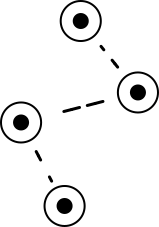
#> input picture multi-scale-templatematching/punchline.png, 159 x 227 px
$ jupyter execute 'multiple_template_multi_cale copy.ipynb'
#> lines starting #> are read from the running program, lines starting #| are printed output that depends on the picture; after the words box and inside, x2 and y2 are one past the last pixel; in counts of white or black regions, pixels touching at a corner belong together
[cell 1]
import numpy as np
import imutils
import cv2
import matplotlib.pyplot as plt
from imutils.object_detection import non_max_suppression

[cell 2]
img = cv2.imread("punchline.png")
#> img is the input picture: shape (227, 159, 3); min 0, max 255, mean 240.6

template = cv2.imread("template.png")
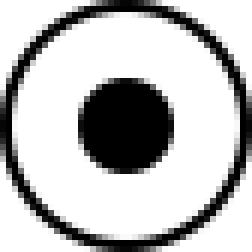
#> input picture multi-scale-templatematching/template.png, 42 x 42 px (shown 6 times larger)
#> template is the input picture: shape (42, 42, 3); min 0, max 255, mean 189.8

[cell 3]
template = cv2.cvtColor(template, cv2.COLOR_BGR2GRAY)
#> template: shape (42, 42)
template = cv2.blur(template,(2,2))
template = cv2.Canny(template, 50, 200)
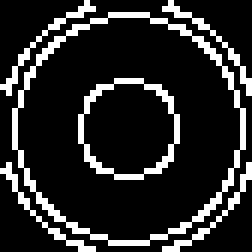
#> template: shape (42, 42) (shown 6 times larger); 15.9% white in thin lines or dots
template = imutils.resize(template, width = int(template.shape[1] * 0.5))
#> template: shape (21, 21)
(tH, tW) = template.shape[:2]
#> tH = 21; tW = 21
plt.imshow(template,cmap="gray")

[cell 4]
rects = []
def multiscale_template_match(image, template):
    gray = cv2.cvtColor(image, cv2.COLOR_BGR2GRAY)
    gray = cv2.blur(gray,(3,3))
    gray = cv2.Canny(gray,50,200)
#> gray: shape (227, 159); 4.3% white in thin lines or dots

    found = None
    for scale in np.linspace(0.2, 1, 20)[::-1]:
        resized = imutils.resize(gray, width = int(gray.shape[1] * scale))
        r = gray.shape[1] / float(resized.shape[1])
        # if the resized image is smaller than the template, then break
        # from the loop
        if resized.shape[0] < tH or resized.shape[1] < tW:
            break
        edged = cv2.Canny(resized, 50, 200)
        result = cv2.matchTemplate(edged, template, cv2.TM_CCOEFF)
        (_, maxVal, _, maxLoc) = cv2.minMaxLoc(result)
        if found is None or maxVal > found[0]:
            found = (maxVal, maxLoc, r)
#> this loop made 20 passes
#> (maxVal, found) on passes 1, 2, 4, 5, 6, 10, 11: (379512.8, (379512.8, (29, 130), 1)), (472296.4, (472296.4, (32, 127), 1.05)), (541036.9, (541036.9, (44, 162), 1.15)), (642162.9, (642162.9, (99, 64), 1.2)), (643328.3, (643328.3, (41, 155), 1.27)), (817857.6, (817857.6, (74, 46), 1.62)), (977123.1, (977123.1, (1, 60), 1.73))
#> (maxVal, maxLoc) on passes 3, 7, 8, 9, 12, 13: (470948.3, (48, 170)), (641069.8, (8, 80)), (553932.9, (32, 134)), (392517.6, (29, 119)), (720374.5, (23, 98)), (710466.2, (57, 36))
#> edged: shape (44, 31); 14.6% white in thin lines or dots

    (_, maxLoc, r) = found
#> maxLoc = (1, 60); r = 1.73
    (startX, startY) = (int(maxLoc[0] * r), int(maxLoc[1] * r))
#> startX = 1; startY = 103
    (endX, endY) = (int((maxLoc[0] + tW) * r), int((maxLoc[1] + tH) * r))
#> endX = 38; endY = 139
    rects.append((startX, startY, endX, endY))

    cv2.rectangle(image, (startX, startY), (endX, endY), (0, 0, 255), -1)
#> image: shape (227, 159, 3); 3.9% of pixels changed, all inside (x1, y1, x2, y2) = (1, 103, 39, 140)
    # plt.figure()
    # plt.imshow(image)
    if found is not None:
        return True,clone
    else: return False,clone

[cell 5]
clone = img.copy()
clone2 = img.copy()
# [6 lines of commented-out code are left out]
multiscale_template_match(clone,template)
multiscale_template_match(clone,template)
#> in multiscale_template_match (call 2), `gray = cv2.Canny(gray,50,200)`: gray: shape (227, 159); 3.9% white in thin lines or dots
#> the loop in multiscale_template_match (call 2), `for scale in np.linspace(0.2, 1, 20)[::-1]:` made 20 passes
#> (maxVal, found) on passes 1, 2, 3, 4, 5, 6, 10, 11: (419001.3, (419001.3, (11, 124), 1)), (463298.6, (463298.6, (44, 176), 1.05)), (470948.6, (470948.6, (48, 170), 1.1)), (541036.9, (541036.9, (44, 162), 1.15)), (642162.8, (642162.8, (99, 64), 1.2)), (643328.3, (643328.3, (41, 155), 1.27)), (817857.6, (817857.6, (74, 46), 1.62)), (944483.1, (944483.1, (36, 1), 1.73))
#> (maxVal, maxLoc) on passes 7, 8, 9, 12, 13, 14: (561983.3, (40, 142)), (553932.9, (32, 134)), (395796.3, (5, 64)), (720374.5, (23, 98)), (710466.2, (57, 36)), (360606.3, (0, 44))
#> pass 1, in multiscale_template_match (call 2), `result = cv2.matchTemplate(edged, template, cv2.TM_CCOEFF)`:
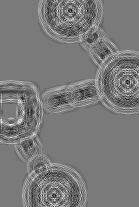
#> result: shape (207, 139) float32; min -387782.2, max 419001.3, mean -157.3; drawn with min black and max white
#> after the loop in multiscale_template_match (call 2), `for scale in np.linspace(0.2, 1, 20)[::-1]:`: edged: shape (44, 31); 15% white in thin lines or dots
#> in multiscale_template_match (call 2), `(_, maxLoc, r) = found`: maxLoc = (36, 1); r = 1.73
#> in multiscale_template_match (call 2), `(startX, startY) = (int(maxLoc[0] * r), int(maxLoc[1] * r))`: startX = 62; startY = 1
#> in multiscale_template_match (call 2), `(endX, endY) = (int((maxLoc[0] + tW) * r), int((maxLoc[1] + tH) * r))`: endX = 98; endY = 38
#> in multiscale_template_match (call 2), `cv2.rectangle(image, (startX, startY), (endX, endY), (0, 0, 255), -1)`: image: shape (227, 159, 3); mean B, G, R 225.7, 225.7, 245.6
multiscale_template_match(clone,template)
#> in multiscale_template_match (call 3), `gray = cv2.Canny(gray,50,200)`: gray: shape (227, 159); 3.4% white in thin lines or dots
#> the loop in multiscale_template_match (call 3), `for scale in np.linspace(0.2, 1, 20)[::-1]:` made 20 passes
#> (maxVal, found) on passes 1, 2, 3, 4, 5, 6, 10, 11: (458963.6, (458963.6, (59, 20), 1)), (463298.6, (463298.6, (44, 176), 1.05)), (470948.6, (470948.6, (48, 170), 1.1)), (541036.9, (541036.9, (44, 162), 1.15)), (642162.8, (642162.8, (99, 64), 1.2)), (643328.3, (643328.3, (41, 155), 1.27)), (817857.9, (817857.9, (74, 46), 1.62)), (934137.9, (934137.9, (27, 108), 1.73))
#> (maxVal, maxLoc) on passes 7, 8, 9, 12, 13, 14: (561983.3, (40, 142)), (553932.9, (32, 134)), (406797.7, (37, 4)), (720374.5, (23, 98)), (710465.9, (57, 36)), (360606.2, (0, 44))
#> pass 1, in multiscale_template_match (call 3), `result = cv2.matchTemplate(edged, template, cv2.TM_CCOEFF)`:
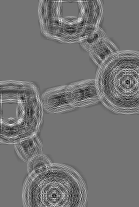
#> result: shape (207, 139) float32; min -387782.2, max 458963.6, mean 113.2; drawn with min black and max white
#> after the loop in multiscale_template_match (call 3), `for scale in np.linspace(0.2, 1, 20)[::-1]:`: edged: shape (44, 31); 15.5% white in thin lines or dots
#> after the loop in multiscale_template_match (call 3), `for scale in np.linspace(0.2, 1, 20)[::-1]:`:
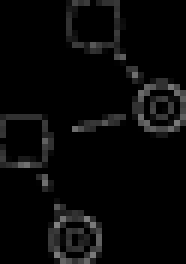
#> resized: shape (44, 31) (shown 6 times larger); min 0, max 129, mean 8.7
#> in multiscale_template_match (call 3), `(_, maxLoc, r) = found`: maxLoc = (27, 108); r = 1.73
#> in multiscale_template_match (call 3), `(startX, startY) = (int(maxLoc[0] * r), int(maxLoc[1] * r))`: startX = 46; startY = 186
#> in multiscale_template_match (call 3), `(endX, endY) = (int((maxLoc[0] + tW) * r), int((maxLoc[1] + tH) * r))`: endX = 82; endY = 222
#> in multiscale_template_match (call 3), `cv2.rectangle(image, (startX, startY), (endX, endY), (0, 0, 255), -1)`:
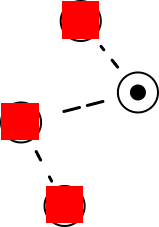
#> image: shape (227, 159, 3); mean B, G, R 218.4, 218.4, 247.9
multiscale_template_match(clone,template)
#> in multiscale_template_match (call 4), `gray = cv2.Canny(gray,50,200)`: gray: shape (227, 159); 2.9% white in thin lines or dots
#> the loop in multiscale_template_match (call 4), `for scale in np.linspace(0.2, 1, 20)[::-1]:` made 20 passes
#> (maxVal, maxLoc) on passes 2, 3, 4, 6, 7, 8, 9, 12, 13, 14, 15, 16: (435357.7, (114, 80)), (392299, (119, 71)), (450111.2, (114, 68)), (507304.3, (102, 62)), (458708.3, (88, 57)), (504207.6, (86, 57)), (431204.9, (37, 126)), (541110, (62, 38)), (710465.9, (57, 36)), (646643.4, (19, 80)), (380459.9, (15, 70)), (408218.4, (23, 18))
#> pass 1, in multiscale_template_match (call 4), `result = cv2.matchTemplate(edged, template, cv2.TM_CCOEFF)`:
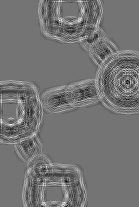
#> result: shape (207, 139) float32; min -387782.2, max 458963.6, mean 314.3; drawn with min black and max white
#> after the loop in multiscale_template_match (call 4), `for scale in np.linspace(0.2, 1, 20)[::-1]:`: edged: shape (44, 31); 15.6% white in thin lines or dots
#> after the loop in multiscale_template_match (call 4), `for scale in np.linspace(0.2, 1, 20)[::-1]:`:
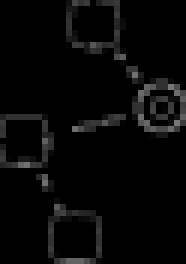
#> resized: shape (44, 31) (shown 6 times larger); min 0, max 119, mean 7.4
#> in multiscale_template_match (call 4), `(_, maxLoc, r) = found`: maxLoc = (69, 42); r = 1.73
#> in multiscale_template_match (call 4), `(startX, startY) = (int(maxLoc[0] * r), int(maxLoc[1] * r))`: startX = 119; startY = 72
#> in multiscale_template_match (call 4), `(endX, endY) = (int((maxLoc[0] + tW) * r), int((maxLoc[1] + tH) * r))`: endX = 155; endY = 108
#> in multiscale_template_match (call 4), `cv2.rectangle(image, (startX, startY), (endX, endY), (0, 0, 255), -1)`:
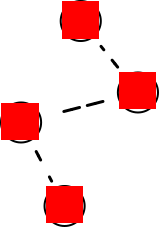
#> image: shape (227, 159, 3); 3.79% of pixels changed, all inside (x1, y1, x2, y2) = (119, 72, 156, 109)
multiscale_template_match(clone,template)
#> in multiscale_template_match (call 5), `gray = cv2.blur(gray,(3,3))`:
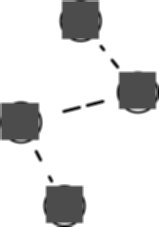
#> gray: shape (227, 159); min 3, max 255, mean 222.7
#> the loop in multiscale_template_match (call 5), `for scale in np.linspace(0.2, 1, 20)[::-1]:` made 20 passes
#> (maxVal, found) on passes 1, 11, 13, 14: (466613.5, (466613.5, (137, 71), 1)), (557065.7, (557065.7, (23, 107), 1.73)), (611708.3, (611708.3, (55, 32), 2.04)), (646643.3, (646643.3, (19, 80), 2.24))
#> (maxVal, maxLoc) on passes 2 to 7: (422789.9, (9, 118)), (420786.3, (123, 63)), (414812.2, (14, 86)), (388146.3, (13, 82)), (466613.4, (52, 14)), (415795.6, (56, 7))
#> in multiscale_template_match (call 5), `(_, maxLoc, r) = found`: maxLoc = (19, 80); r = 2.24
#> in multiscale_template_match (call 5), `(startX, startY) = (int(maxLoc[0] * r), int(maxLoc[1] * r))`: startX = 42; startY = 179
#> in multiscale_template_match (call 5), `(endX, endY) = (int((maxLoc[0] + tW) * r), int((maxLoc[1] + tH) * r))`: endX = 89; endY = 226
multiscale_template_match(clone,template)
multiscale_template_match(clone,template)
multiscale_template_match(clone,template)
multiscale_template_match(clone,template)

pick = non_max_suppression(np.array(rects))
#> pick = [[42, 179, 89, 226], [1, 103, 38, 139], [111, 67, 159, 114], [37, 25, 125, 112]]
for (startX, startY, endX, endY) in pick:
    cv2.rectangle(clone2, (startX, startY), (endX, endY),(0, 0, 255),5)
#> this loop made 4 passes
